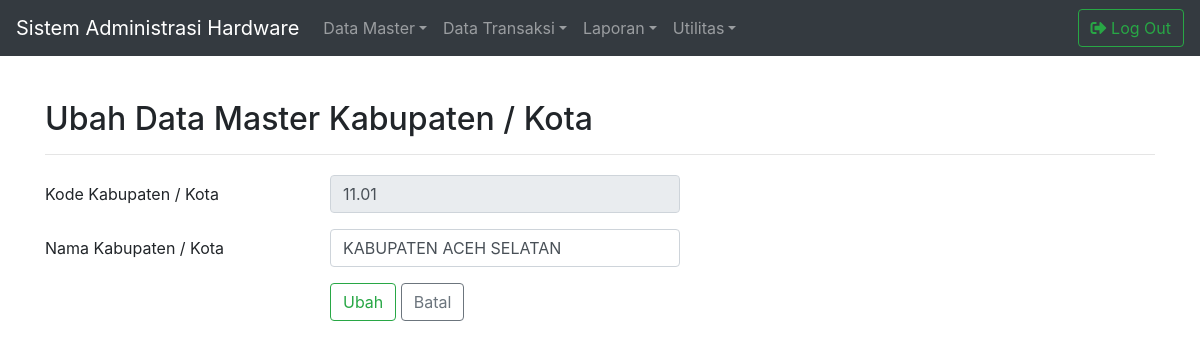
/master/UbahDataMstKabupatenKota.php?kode_kabupaten_kota=11.01 (signed in), run on the app's committed database.
### tables this page shows
CREATE TABLE `mst_kabupaten_kota` (
  `kode_kabupaten_kota` varchar(10) NOT NULL,
  `nama_kabupaten_kota` varchar(50) NOT NULL,
  `tanggal_entri` date NOT NULL,
  `tanggal_pembaruan` date NOT NULL
);

### library/modul.php (called while the page is built, shortened)
<?php
$Koneksi = mysqli_connect("localhost", "root", "", "db_hardware") or die (mysqli_error());
function Query($Query){
	global $Koneksi;
	$HasilQuery	= mysqli_query($Koneksi, $Query);
	$Wadah = [];
	while($Baris = mysqli_fetch_assoc($HasilQuery)){
		$Wadah[] = $Baris;
	}
	return $Wadah;
}
?>

### master/UbahDataMstKabupatenKota.php (the view, shortened to what this page needs)
<?php
include_once("../library/modul.php");
$KodeKabupatenKota = $_GET["kode_kabupaten_kota"];
$UbahDataMstKabupatenKota= Query("SELECT * FROM mst_kabupaten_kota WHERE kode_kabupaten_kota = '$KodeKabupatenKota'")[0];
?>
<html>
<head>
<link rel="stylesheet" href="../library/bootstrap/css/bootstrap.min.css">
<link rel="stylesheet" href="../library/datatables/css/dataTables.bootstrap4.min.css">
<link rel="stylesheet" href="../library/fontawesome/css/all.css">
<link rel="stylesheet" href="../library/custom.css">
<link rel="stylesheet" href="../library/bootstrap4navbar/css/bootstrap-4-navbar.css">
</head>
<body>
<?php include_once ("../library/navbar.php"); ?>
<div class="container">
	<div id="JudulForm">
		<h2>Ubah Data Master Kabupaten / Kota</h2>
		<hr>
	</div>
</div>
<div class="container">
	<form action="" method="POST" id="FormEntri">
		<div class="form-group row">
			<label for="KodeKabupatenKota" class="col-sm-3 col-form-label">Kode Kabupaten / Kota</label>
			<div class="col-sm-4">
				<input type="text" class="form-control" id="KodeKabupatenKota" name="kode_kabupaten_kota" placeholder="Masukan Kode Kabupaten / Kota" required value="<?php echo $UbahDataMstKabupatenKota["kode_kabupaten_kota"]; ?>" readonly/>
			</div>
		</div>
		<div class="form-group row">
			<label for="NamaKabupatenKota" class="col-sm-3 col-form-label">Nama Kabupaten / Kota</label>
			<div class="col-sm-4">
				<input type="text" class="form-control" id="NamaKabupatenKota" name="nama_kabupaten_kota" placeholder="Masukan Nama Kabupaten / Kota" autocomplete="off" maxlength="50" required oninvalid="this.setCustomValidity('Nama Kabupaten / Kota Harus Diisi.')" oninput="setCustomValidity('')" value="<?php echo $UbahDataMstKabupatenKota["nama_kabupaten_kota"]; ?>"/>
			</div>
		</div>
		<div class="form-group row">
			<label class="col-sm-3 col-form-label"></label>
			<div class="col-sm-4">
				<button type="submit" id="TombolUbah" name="TombolUbah" class="btn btn-outline-success">Ubah</button>
				<a href="../master/FormDataMstKabupatenKota.php"><button type="button" id="TombolBatal" name="TombolBatal" class="btn btn-outline-secondary">Batal</button></a>
			</div>
		</div>
	</form>
</div>
</body>
</html>

### library/custom.css (style rules this page uses)
#JudulForm { margin-top: 100px; margin-bottom: 20px; }

### data on the page
mst_kabupaten_kota: kode_kabupaten_kota "11.01", nama_kabupaten_kota "KABUPATEN ACEH SELATAN"
